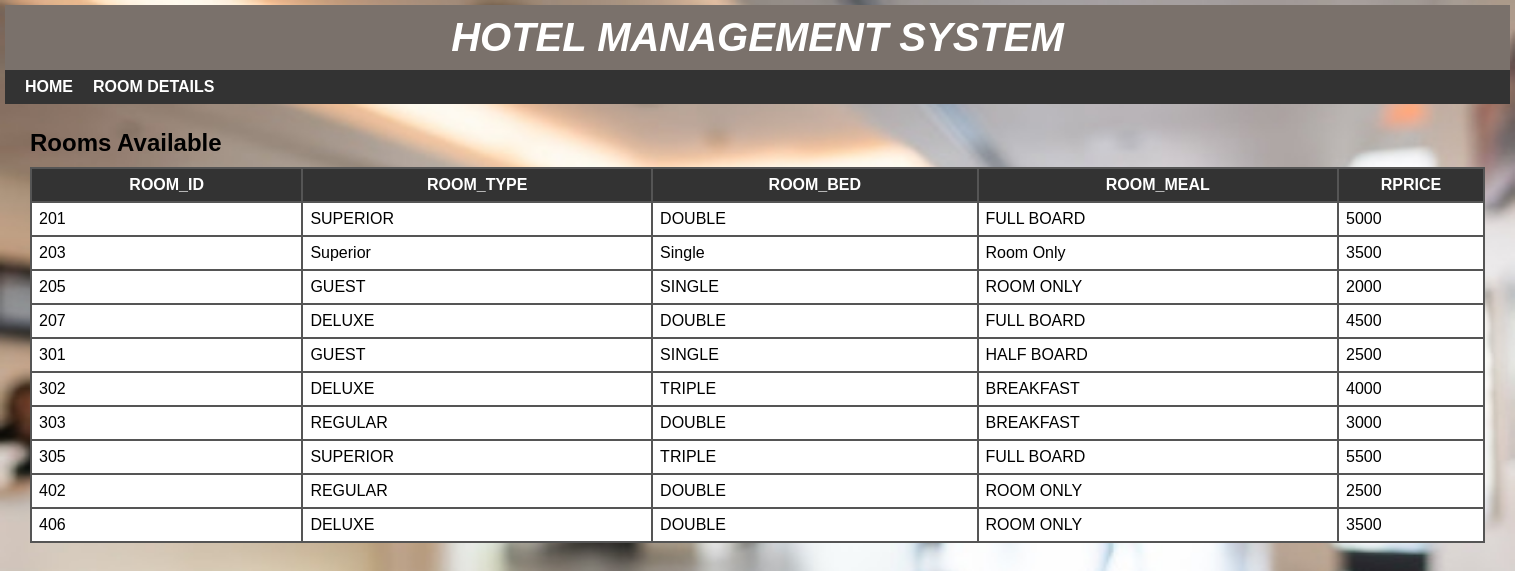
Page /details_room.php on the committed database.
### tables this page shows
CREATE TABLE IF NOT EXISTS `room` (
  `ROOM_ID` int NOT NULL,
  `ROOM_TYPE` varchar(30) NOT NULL,
  `ROOM_BED` text NOT NULL,
  `ROOM_MEAL` text NOT NULL,
  `RPRICE` int NOT NULL,
  PRIMARY KEY (`ROOM_ID`)
);

### details_room.php (the view, shortened to what this page needs)
<?php
include 'headers/headerroomdetails.php';
?>
<div id="main-content">
  <h2>Rooms available </h2>
  <?php
  include 'databaseconfig/config.php';
  $sql = "SELECT * FROM ROOM ";
  $result = mysqli_query($conn, $sql) or die("Query Unsuccessful.");
  if (mysqli_num_rows($result) > 0) {
  ?>
    <table cellpadding="7px">
      <thead>
        <th>ROOM_ID</th>
        <th>ROOM_TYPE</th>
        <th>ROOM_BED</th>
        <th>ROOM_MEAL</th>
        <th>RPRICE</th>
      </thead>
      <tbody>
        <?php
        while ($row = mysqli_fetch_assoc($result)) {
        ?>
          <tr>
            <td><?php echo $row['ROOM_ID']; ?></td>
            <td><?php echo $row['ROOM_TYPE']; ?></td>
            <td><?php echo $row['ROOM_BED']; ?></td>
            <td><?php echo $row['ROOM_MEAL']; ?></td>
            <td><?php echo $row['RPRICE']; ?></td>
          </tr>
        <?php } ?>
      </tbody>
    </table>
  <?php } else {
    echo "<h2>No Record Found</h2>";
  }
  ?>
</div>
</div>
</body>
</html>

### css/style.css (style rules this page uses)
body { font: 16px arial; margin: 0; padding: 0; background-image: url("../images/hotel-lobby.jpg"); background-repeat: no-repeat; background-attachment: fixed; background-size: 100% 100%; }
#main-content { padding: 25px; min-height: 400px; }
#main-content h2 { margin: 0 0 10px; text-transform: capitalize; }
#main-content table { width: 100%; background-color: #555; margin: 0 0 20px; }
#main-content table th { color: #fff; background-color: #333; text-transform: uppercase; }
#main-content table th:last-child { width: 130px; }
#main-content table td { background-color: #fff; }

### rows in the picture
room: ROOM_ID "201", ROOM_TYPE "SUPERIOR", ROOM_BED "DOUBLE", ROOM_MEAL "FULL BOARD", RPRICE "5000"
room: ROOM_ID "203", ROOM_TYPE "Superior", ROOM_BED "Single", ROOM_MEAL "Room Only", RPRICE "3500"
room: ROOM_ID "205", ROOM_TYPE "GUEST", ROOM_BED "SINGLE", ROOM_MEAL "ROOM ONLY", RPRICE "2000"
room: ROOM_ID "207", ROOM_TYPE "DELUXE", ROOM_BED "DOUBLE", ROOM_MEAL "FULL BOARD", RPRICE "4500"
room: ROOM_ID "301", ROOM_TYPE "GUEST", ROOM_BED "SINGLE", ROOM_MEAL "HALF BOARD", RPRICE "2500"
room: ROOM_ID "302", ROOM_TYPE "DELUXE", ROOM_BED "TRIPLE", ROOM_MEAL "BREAKFAST", RPRICE "4000"
room: ROOM_ID "303", ROOM_TYPE "REGULAR", ROOM_BED "DOUBLE", ROOM_MEAL "BREAKFAST", RPRICE "3000"
room: ROOM_ID "305", ROOM_TYPE "SUPERIOR", ROOM_BED "TRIPLE", ROOM_MEAL "FULL BOARD", RPRICE "5500"
room: ROOM_ID "402", ROOM_TYPE "REGULAR", ROOM_BED "DOUBLE", ROOM_MEAL "ROOM ONLY", RPRICE "2500"
room: ROOM_ID "406", ROOM_TYPE "DELUXE", ROOM_BED "DOUBLE", ROOM_MEAL "ROOM ONLY", RPRICE "3500"
